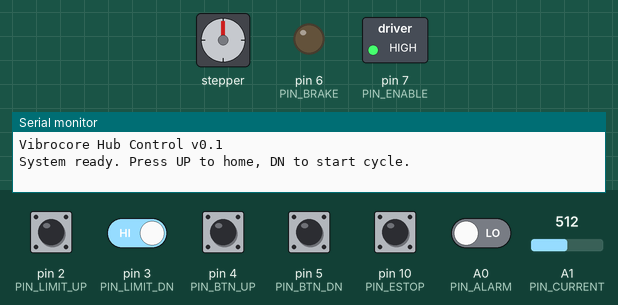
Bench run of a sketch on a simulated Arduino Uno, built with avr-gcc and run on an emulated ATmega328P. Parts: stepper motor, switched loads named in the sketch (green lamp = pin HIGH), output pins drawn as LEDs (lit = HIGH), the last lines printed to the serial monitor. Inputs (shaded band) come from the test bench; at power-on: pin 2 (PIN_LIMIT_UP), pin 3 (PIN_LIMIT_DN), pin 4 (PIN_BTN_UP), pin 5 (PIN_BTN_DN), pin 10 (PIN_ESTOP) HIGH, A0 (PIN_ALARM) LOW, A1 (PIN_CURRENT) = 512. Stepper angles assume 1600 steps per turn.

Above: at 1.2 s.
1.3 s: pin 4 (PIN_BTN_UP) pulled LOW for 0.15 s
At 1.45 s:
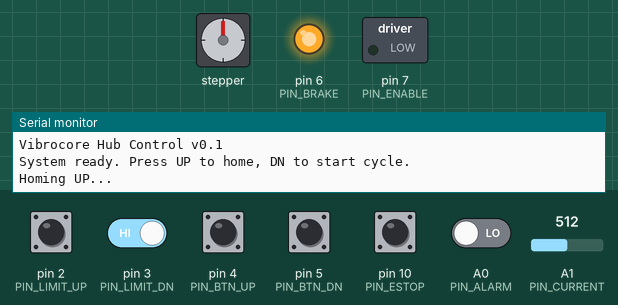
At 2.35 s:
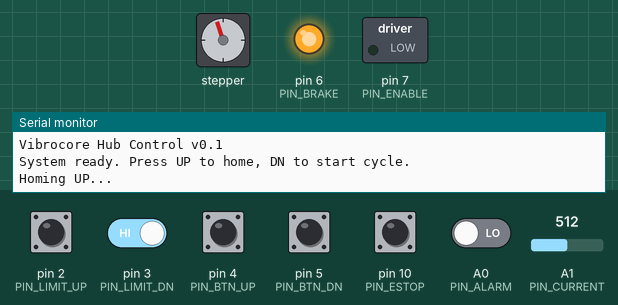
4.3 s: pin 2 (PIN_LIMIT_UP) pulled LOW for 0.15 s
At 4.7 s:
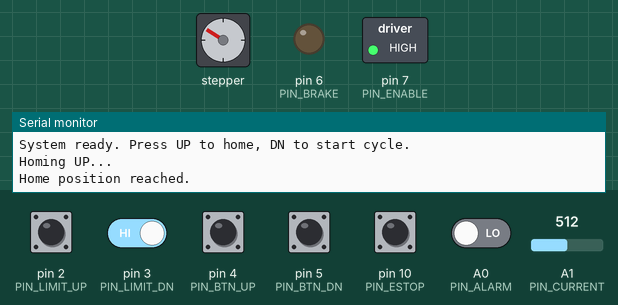
5.9 s: pin 5 (PIN_BTN_DN) pulled LOW for 0.15 s
At 6.05 s:
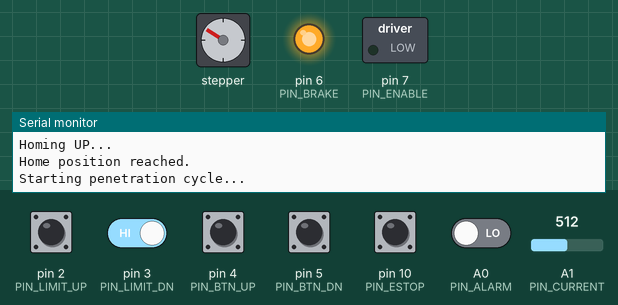
9.0 s: A1 (PIN_CURRENT) set to 686
12.0 s: A1 (PIN_CURRENT) set to 711
13.7 s: A0 (PIN_ALARM) driven HIGH
Timing chart, 0 to 17.2 s (numbered marks = the images above; inputs shaded):
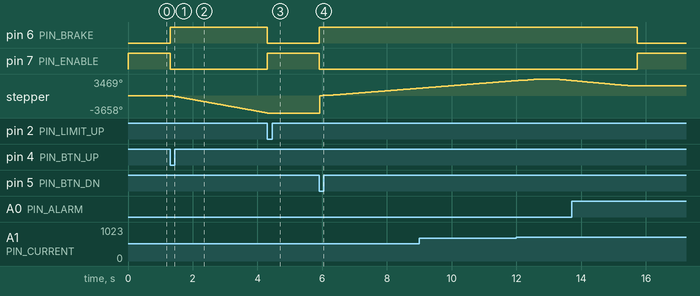

The sketch:

hub_control.ino
```cpp
/**
 * DEPRECATED — This file is no longer the active firmware.
 *
 * Replaced by: firmware/codesys/ (WAGO PFC200 XTR, CODESYS V3.5 / IEC 61131-3)
 *
 * Reason: Control system upgraded from Arduino/CONTROLLINO prototype to
 * WAGO PFC200 XTR industrial controller for V1 production device.
 * The WAGO system provides: ruggedized hardware (-40..+70°C, 5g vibration),
 * industrial Modbus RTU for VFD + hub driver, CAGE CLAMP terminals,
 * remote debugging, OTA updates, and built-in VPN/MQTT.
 *
 * See: docs/design/CONTROL_SYSTEM.md for the full system design.
 * See: firmware/codesys/PRG_Main.st for the active control logic.
 *
 * Kept for reference only. Do not deploy.
 *
 * =========================================================================
 * Original file below (reference only):
 * =========================================================================
 *
 * Vibrocore — Hub Motor Control (NEMA 42 + CL86T-V4.1)
 *
 * Controls the linear hub via step/dir interface.
 * Closed-loop stepper driver handles torque regulation.
 *
 * Hardware:
 *   - CONTROLLINO MAXI or Arduino Opta (industrial PLC)
 *   - CL86T-V4.1 closed-loop stepper driver
 *   - NEMA 42 stepper motor with encoder
 *   - Neugart PLPE120-040 gearbox (40:1)
 *   - 10B-2 duplex chain + 15T sprockets
 *
 * Connections:
 *   PLC Digital Out → Driver PUL+/DIR+/ENA+
 *   PLC Digital In  ← Driver ALM (alarm/fault)
 *   PLC Digital In  ← Limit switches (upper/lower)
 *   PLC Digital Out → Brake relay (24V, active = released)
 *   PLC Analog In   ← Current sensor (stone detection)
 */

#include <AccelStepper.h>

// -- Pin definitions (adjust for your PLC) --
const int PIN_STEP      = 9;
const int PIN_DIR       = 8;
const int PIN_ENABLE    = 7;
const int PIN_BRAKE     = 6;
const int PIN_ALARM     = A0;
const int PIN_LIMIT_UP  = 2;
const int PIN_LIMIT_DN  = 3;
const int PIN_BTN_UP    = 4;
const int PIN_BTN_DN    = 5;
const int PIN_ESTOP     = 10;
const int PIN_CURRENT   = A1;

// -- Machine parameters --
const float STEPS_PER_REV   = 200.0;
const float MICROSTEPPING   = 8.0;
const float GEAR_RATIO      = 40.0;
const float SPROCKET_CIRC   = 238.0;  // mm, 15T 10B-2 sprocket

// Steps per mm of carriage travel
const float STEPS_PER_MM = (STEPS_PER_REV * MICROSTEPPING * GEAR_RATIO) / SPROCKET_CIRC;

// Speed & acceleration
const float MAX_SPEED_MMS       = 60.0;   // mm/s max
const float PENETRATION_SPEED   = 15.0;   // mm/s during sonic push-in
const float RETRACT_SPEED       = 50.0;   // mm/s pull-out
const float ACCEL_MMS2          = 30.0;   // mm/s²

// Target depth (mm from top home position)
const float TARGET_DEPTH        = 1200.0; // 1.2 m stroke

// Stone detection threshold (raw ADC 0-1023, calibrate in field)
const int CURRENT_THRESHOLD     = 700;
const unsigned long CURRENT_DEBOUNCE_MS = 200;

// -- State machine --
enum State {
  IDLE,
  HOMING_UP,
  MOVING_DOWN,
  MOVING_UP,
  ESTOP,
  FAULT
};

State currentState = IDLE;
AccelStepper stepper(AccelStepper::DRIVER, PIN_STEP, PIN_DIR);
unsigned long highCurrentStart = 0;
bool highCurrentDetected = false;

void setup() {
  Serial.begin(115200);
  Serial.println(F("Vibrocore Hub Control v0.1"));

  pinMode(PIN_ENABLE, OUTPUT);
  pinMode(PIN_BRAKE, OUTPUT);
  pinMode(PIN_ALARM, INPUT);
  pinMode(PIN_LIMIT_UP, INPUT_PULLUP);
  pinMode(PIN_LIMIT_DN, INPUT_PULLUP);
  pinMode(PIN_BTN_UP, INPUT_PULLUP);
  pinMode(PIN_BTN_DN, INPUT_PULLUP);
  pinMode(PIN_ESTOP, INPUT_PULLUP);
  pinMode(PIN_CURRENT, INPUT);

  disableMotor();
  engageBrake();

  stepper.setMaxSpeed(MAX_SPEED_MMS * STEPS_PER_MM);
  stepper.setAcceleration(ACCEL_MMS2 * STEPS_PER_MM);

  Serial.println(F("System ready. Press UP to home, DN to start cycle."));
}

void loop() {
  if (digitalRead(PIN_ESTOP) == LOW) {
    emergencyStop();
    return;
  }

  if (digitalRead(PIN_ALARM) == HIGH) {
    handleDriverFault();
    return;
  }

  switch (currentState) {
    case IDLE:
      handleIdle();
      break;

    case HOMING_UP:
      handleHomingUp();
      break;

    case MOVING_DOWN:
      handleMovingDown();
      break;

    case MOVING_UP:
      handleMovingUp();
      break;

    case ESTOP:
      if (digitalRead(PIN_ESTOP) == HIGH) {
        Serial.println(F("E-Stop released. Resetting to IDLE."));
        currentState = IDLE;
      }
      break;

    case FAULT:
      break;
  }
}

void handleIdle() {
  if (digitalRead(PIN_BTN_UP) == LOW) {
    Serial.println(F("Homing UP..."));
    enableMotor();
    releaseBrake();
    stepper.setSpeed(RETRACT_SPEED * STEPS_PER_MM);
    currentState = HOMING_UP;
  }
  else if (digitalRead(PIN_BTN_DN) == LOW) {
    Serial.println(F("Starting penetration cycle..."));
    enableMotor();
    releaseBrake();
    stepper.moveTo(TARGET_DEPTH * STEPS_PER_MM);
    stepper.setMaxSpeed(PENETRATION_SPEED * STEPS_PER_MM);
    currentState = MOVING_DOWN;
  }
}

void handleHomingUp() {
  if (digitalRead(PIN_LIMIT_UP) == LOW) {
    stepper.stop();
    stepper.setCurrentPosition(0);
    disableMotor();
    engageBrake();
    currentState = IDLE;
    Serial.println(F("Home position reached."));
    return;
  }
  stepper.setSpeed(-RETRACT_SPEED * STEPS_PER_MM);
  stepper.runSpeed();
}

void handleMovingDown() {
  if (digitalRead(PIN_LIMIT_DN) == LOW) {
    Serial.println(F("Lower limit reached!"));
    stopAndRetract();
    return;
  }

  if (checkStoneDetection()) {
    Serial.println(F("STONE DETECTED — aborting!"));
    stepper.stop();
    delay(100);
    stepper.move(-20 * STEPS_PER_MM);  // retract 20mm
    while (stepper.distanceToGo() != 0) {
      stepper.run();
    }
    disableMotor();
    engageBrake();
    currentState = IDLE;
    Serial.println(F("Retracted 20mm. Check conditions and retry."));
    return;
  }

  if (stepper.distanceToGo() == 0) {
    Serial.println(F("Target depth reached!"));
    stopAndRetract();
    return;
  }

  stepper.run();
}

void handleMovingUp() {
  if (digitalRead(PIN_LIMIT_UP) == LOW || stepper.distanceToGo() == 0) {
    stepper.stop();
    stepper.setCurrentPosition(0);
    disableMotor();
    engageBrake();
    currentState = IDLE;
    Serial.println(F("Extraction complete. Cycle done."));
    return;
  }
  stepper.run();
}

void stopAndRetract() {
  // TODO: Signal VFD to stop sonic head before extraction
  stepper.stop();
  delay(500);  // allow sonic head to spin down

  stepper.setMaxSpeed(RETRACT_SPEED * STEPS_PER_MM);
  stepper.moveTo(0);
  currentState = MOVING_UP;
  Serial.println(F("Retracting..."));
}

bool checkStoneDetection() {
  int current = analogRead(PIN_CURRENT);
  if (current > CURRENT_THRESHOLD) {
    if (!highCurrentDetected) {
      highCurrentDetected = true;
      highCurrentStart = millis();
    }
    if (millis() - highCurrentStart > CURRENT_DEBOUNCE_MS) {
      return true;
    }
  } else {
    highCurrentDetected = false;
  }
  return false;
}

void emergencyStop() {
  stepper.stop();
  disableMotor();
  engageBrake();
  currentState = ESTOP;
  Serial.println(F("*** EMERGENCY STOP ***"));
}

void handleDriverFault() {
  stepper.stop();
  disableMotor();
  engageBrake();
  currentState = FAULT;
  Serial.println(F("DRIVER FAULT — check CL86T alarm output."));
}

void enableMotor() {
  digitalWrite(PIN_ENABLE, LOW);  // active LOW for most drivers
}

void disableMotor() {
  digitalWrite(PIN_ENABLE, HIGH);
}

void releaseBrake() {
  digitalWrite(PIN_BRAKE, HIGH);  // 24V relay energised = brake released
}

void engageBrake() {
  digitalWrite(PIN_BRAKE, LOW);   // relay off = spring engages brake
}
```

Measured:
- after the input at 1.3 s, pin 6 (PIN_BRAKE): LOW → HIGH at once; pin 7 (PIN_ENABLE): HIGH → LOW at once; stepper: keeps turning counter-clockwise at about 1228°/s, starting at once
- after the input at 4.3 s, pin 6 (PIN_BRAKE): HIGH → LOW at once; pin 7 (PIN_ENABLE): LOW → HIGH at once; stepper: goes on until 4.3 s, then stays -3658°
- after the input at 5.9 s, pin 6 (PIN_BRAKE): LOW → HIGH at once; pin 7 (PIN_ENABLE): HIGH → LOW at once; stepper: keeps turning clockwise at about 1693°/s, starting at once
